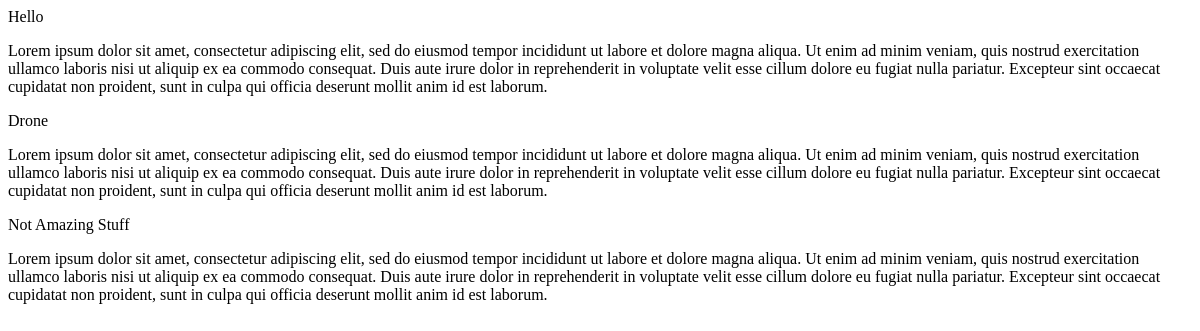
Page /categories/ on the earlier database version.
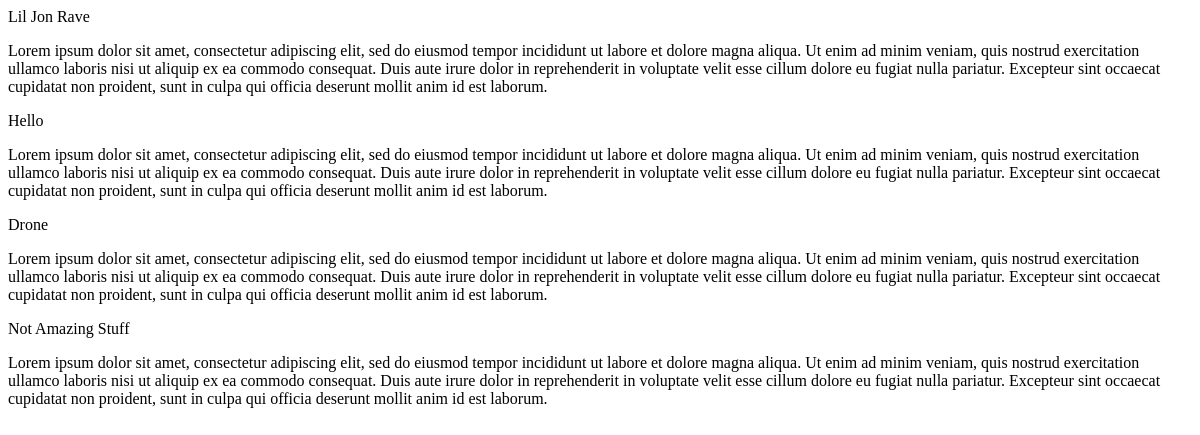
Same page on the later database version.
### research_site/models.py (models this page shows, shortened)
class ProjectCategory(models.Model):
    title = models.CharField(max_length=300, blank=False, null=False)
    date = models.DateTimeField(auto_now_add=True)
    summary = RichTextField()
    proj_cat_image = models.FileField(upload_to='proj_cat_imageßs', blank = False,null = True,verbose_name="Add Photos to Project-Category")
    slug = models.SlugField(unique=True, blank=True, null=True, verbose_name=_("Slug(0ptional): post fix url for the ProjectCategory - no spaces"))
    class Meta:
        verbose_name = _('Project Category')
        verbose_name_plural = _('Project Categories')
    class Meta:
        ordering = ('-date',)

### research_site/views.py (the view)
# urls.py: path('categories/', ProjectCategoryView.as_view(), name='categories'),
class ProjectCategoryView(ListView):
    model = ProjectCategory
    template_name = 'categories.html'
    context_object_name = "categories"

### templates/categories.html
{% for category in categories %}
<p>{{ category.title }}</p>
<p>{{ category.summary }}</p>
{% endfor %}

Differences in the rows shown:
added ProjectCategory: title "Lil Jon Rave", summary "Lorem ipsum dolor sit amet, consectetur adipiscing elit, sed do eiusmod tempor incididunt ut labore et dolore magna aliqua. Ut enim ad minim veniam, quis nostrud exercitation ullamco laboris nisi ut aliquip ex ea commodo consequat. Duis aute irure dolor in reprehenderit in voluptate velit esse cillum dolore eu fugiat nulla pariatur. Excepteur sint occaecat cupidatat non proident, sunt in culpa qui officia deserunt mollit anim id est laborum."
